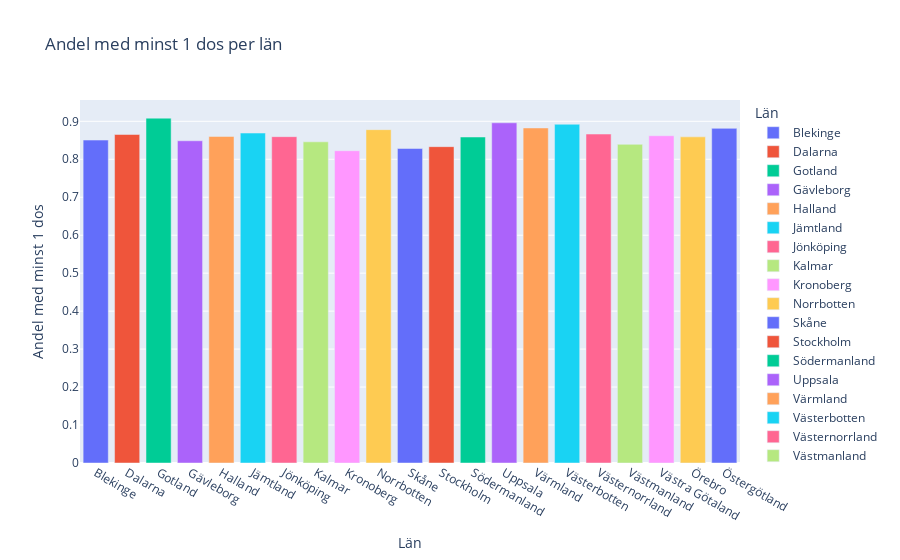

The cell this chart's notebook holds for it:
### Code cell
fig1 = px.bar(vaccin_län, x="Län_namn", y="Andel minst 1 dos", color= "Län_namn",
                 labels={"Län_namn": "Län", "Andel minst 1 dos": "Andel med minst 1 dos"},
                 title="Andel med minst 1 dos per län")

#plotly.offline.plot(fig1, filename="Visualiseringar/Andel med minst 1 dos per län.html")
fig1.show()
fig1.write_html(f"Visualiseringar/Andel med minst 1 dos per län.html")

### Figure 1 — Plotly figure (JSON) as saved in the notebook; plotly's stock layout.template omitted (floating-point values rounded to 4 significant figures)
{"data": [{"alignmentgroup": "True", "hovertemplate": "Län=%{x}<br>Andel med minst 1 dos=%{y}<extra></extra>", "legendgroup": "Blekinge", "marker": {"color": "#636efa", "pattern": {"shape": ""}}, "name": "Blekinge", "offsetgroup": "Blekinge", "orientation": "v", "showlegend": true, "textposition": "auto", "type": "bar", "x": ["Blekinge"], "xaxis": "x", "y": [0.8506], "yaxis": "y"}, {"alignmentgroup": "True", "hovertemplate": "Län=%{x}<br>Andel med minst 1 dos=%{y}<extra></extra>", "legendgroup": "Dalarna", "marker": {"color": "#EF553B", "pattern": {"shape": ""}}, "name": "Dalarna", "offsetgroup": "Dalarna", "orientation": "v", "showlegend": true, "textposition": "auto", "type": "bar", "x": ["Dalarna"], "xaxis": "x", "y": [0.8653], "yaxis": "y"}, {"alignmentgroup": "True", "hovertemplate": "Län=%{x}<br>Andel med minst 1 dos=%{y}<extra></extra>", "legendgroup": "Gotland", "marker": {"color": "#00cc96", "pattern": {"shape": ""}}, "name": "Gotland", "offsetgroup": "Gotland", "orientation": "v", "showlegend": true, "textposition": "auto", "type": "bar", "x": ["Gotland"], "xaxis": "x", "y": [0.9083], "yaxis": "y"}, {"alignmentgroup": "True", "hovertemplate": "Län=%{x}<br>Andel med minst 1 dos=%{y}<extra></extra>", "legendgroup": "Gävleborg", "marker": {"color": "#ab63fa", "pattern": {"shape": ""}}, "name": "Gävleborg", "offsetgroup": "Gävleborg", "orientation": "v", "showlegend": true, "textposition": "auto", "type": "bar", "x": ["Gävleborg"], "xaxis": "x", "y": [0.8487], "yaxis": "y"}, {"alignmentgroup": "True", "hovertemplate": "Län=%{x}<br>Andel med minst 1 dos=%{y}<extra></extra>", "legendgroup": "Halland", "marker": {"color": "#FFA15A", "pattern": {"shape": ""}}, "name": "Halland", "offsetgroup": "Halland", "orientation": "v", "showlegend": true, "textposition": "auto", "type": "bar", "x": ["Halland"], "xaxis": "x", "y": [0.8602], "yaxis": "y"}, {"alignmentgroup": "True", "hovertemplate": "Län=%{x}<br>Andel med minst 1 dos=%{y}<extra></extra>", "legendgroup": "Jämtland", "marker": {"color": "#19d3f3", "pattern": {"shape": ""}}, "name": "Jämtland", "offsetgroup": "Jämtland", "orientation": "v", "showlegend": true, "textposition": "auto", "type": "bar", "x": ["Jämtland"], "xaxis": "x", "y": [0.8691], "yaxis": "y"}, {"alignmentgroup": "True", "hovertemplate": "Län=%{x}<br>Andel med minst 1 dos=%{y}<extra></extra>", "legendgroup": "Jönköping", "marker": {"color": "#FF6692", "pattern": {"shape": ""}}, "name": "Jönköping", "offsetgroup": "Jönköping", "orientation": "v", "showlegend": true, "textposition": "auto", "type": "bar", "x": ["Jönköping"], "xaxis": "x", "y": [0.8596], "yaxis": "y"}, {"alignmentgroup": "True", "hovertemplate": "Län=%{x}<br>Andel med minst 1 dos=%{y}<extra></extra>", "legendgroup": "Kalmar", "marker": {"color": "#B6E880", "pattern": {"shape": ""}}, "name": "Kalmar", "offsetgroup": "Kalmar", "orientation": "v", "showlegend": true, "textposition": "auto", "type": "bar", "x": ["Kalmar"], "xaxis": "x", "y": [0.846], "yaxis": "y"}, {"alignmentgroup": "True", "hovertemplate": "Län=%{x}<br>Andel med minst 1 dos=%{y}<extra></extra>", "legendgroup": "Kronoberg", "marker": {"color": "#FF97FF", "pattern": {"shape": ""}}, "name": "Kronoberg", "offsetgroup": "Kronoberg", "orientation": "v", "showlegend": true, "textposition": "auto", "type": "bar", "x": ["Kronoberg"], "xaxis": "x", "y": [0.8225], "yaxis": "y"}, {"alignmentgroup": "True", "hovertemplate": "Län=%{x}<br>Andel med minst 1 dos=%{y}<extra></extra>", "legendgroup": "Norrbotten", "marker": {"color": "#FECB52", "pattern": {"shape": ""}}, "name": "Norrbotten", "offsetgroup": "Norrbotten", "orientation": "v", "showlegend": true, "textposition": "auto", "type": "bar", "x": ["Norrbotten"], "xaxis": "x", "y": [0.878], "yaxis": "y"}, {"alignmentgroup": "True", "hovertemplate": "Län=%{x}<br>Andel med minst 1 dos=%{y}<extra></extra>", "legendgroup": "Skåne", "marker": {"color": "#636efa", "pattern": {"shape": ""}}, "name": "Skåne", "offsetgroup": "Skåne", "orientation": "v", "showlegend": true, "textposition": "auto", "type": "bar", "x": ["Skåne"], "xaxis": "x", "y": [0.8285], "yaxis": "y"}, {"alignmentgroup": "True", "hovertemplate": "Län=%{x}<br>Andel med minst 1 dos=%{y}<extra></extra>", "legendgroup": "Stockholm", "marker": {"color": "#EF553B", "pattern": {"shape": ""}}, "name": "Stockholm", "offsetgroup": "Stockholm", "orientation": "v", "showlegend": true, "textposition": "auto", "type": "bar", "x": ["Stockholm"], "xaxis": "x", "y": [0.8332], "yaxis": "y"}, {"alignmentgroup": "True", "hovertemplate": "Län=%{x}<br>Andel med minst 1 dos=%{y}<extra></extra>", "legendgroup": "Södermanland", "marker": {"color": "#00cc96", "pattern": {"shape": ""}}, "name": "Södermanland", "offsetgroup": "Södermanland", "orientation": "v", "showlegend": true, "textposition": "auto", "type": "bar", "x": ["Södermanland"], "xaxis": "x", "y": [0.8587], "yaxis": "y"}, {"alignmentgroup": "True", "hovertemplate": "Län=%{x}<br>Andel med minst 1 dos=%{y}<extra></extra>", "legendgroup": "Uppsala", "marker": {"color": "#ab63fa", "pattern": {"shape": ""}}, "name": "Uppsala", "offsetgroup": "Uppsala", "orientation": "v", "showlegend": true, "textposition": "auto", "type": "bar", "x": ["Uppsala"], "xaxis": "x", "y": [0.8961], "yaxis": "y"}, {"alignmentgroup": "True", "hovertemplate": "Län=%{x}<br>Andel med minst 1 dos=%{y}<extra></extra>", "legendgroup": "Värmland", "marker": {"color": "#FFA15A", "pattern": {"shape": ""}}, "name": "Värmland", "offsetgroup": "Värmland", "orientation": "v", "showlegend": true, "textposition": "auto", "type": "bar", "x": ["Värmland"], "xaxis": "x", "y": [0.8825], "yaxis": "y"}, {"alignmentgroup": "True", "hovertemplate": "Län=%{x}<br>Andel med minst 1 dos=%{y}<extra></extra>", "legendgroup": "Västerbotten", "marker": {"color": "#19d3f3", "pattern": {"shape": ""}}, "name": "Västerbotten", "offsetgroup": "Västerbotten", "orientation": "v", "showlegend": true, "textposition": "auto", "type": "bar", "x": ["Västerbotten"], "xaxis": "x", "y": [0.8923], "yaxis": "y"}, {"alignmentgroup": "True", "hovertemplate": "Län=%{x}<br>Andel med minst 1 dos=%{y}<extra></extra>", "legendgroup": "Västernorrland", "marker": {"color": "#FF6692", "pattern": {"shape": ""}}, "name": "Västernorrland", "offsetgroup": "Västernorrland", "orientation": "v", "showlegend": true, "textposition": "auto", "type": "bar", "x": ["Västernorrland"], "xaxis": "x", "y": [0.8665], "yaxis": "y"}, {"alignmentgroup": "True", "hovertemplate": "Län=%{x}<br>Andel med minst 1 dos=%{y}<extra></extra>", "legendgroup": "Västmanland", "marker": {"color": "#B6E880", "pattern": {"shape": ""}}, "name": "Västmanland", "offsetgroup": "Västmanland", "orientation": "v", "showlegend": true, "textposition": "auto", "type": "bar", "x": ["Västmanland"], "xaxis": "x", "y": [0.8394], "yaxis": "y"}, {"alignmentgroup": "True", "hovertemplate": "Län=%{x}<br>Andel med minst 1 dos=%{y}<extra></extra>", "legendgroup": "Västra Götaland", "marker": {"color": "#FF97FF", "pattern": {"shape": ""}}, "name": "Västra Götaland", "offsetgroup": "Västra Götaland", "orientation": "v", "showlegend": true, "textposition": "auto", "type": "bar", "x": ["Västra Götaland"], "xaxis": "x", "y": [0.862], "yaxis": "y"}, {"alignmentgroup": "True", "hovertemplate": "Län=%{x}<br>Andel med minst 1 dos=%{y}<extra></extra>", "legendgroup": "Örebro", "marker": {"color": "#FECB52", "pattern": {"shape": ""}}, "name": "Örebro", "offsetgroup": "Örebro", "orientation": "v", "showlegend": true, "textposition": "auto", "type": "bar", "x": ["Örebro"], "xaxis": "x", "y": [0.859], "yaxis": "y"}, {"alignmentgroup": "True", "hovertemplate": "Län=%{x}<br>Andel med minst 1 dos=%{y}<extra></extra>", "legendgroup": "Östergötland", "marker": {"color": "#636efa", "pattern": {"shape": ""}}, "name": "Östergötland", "offsetgroup": "Östergötland", "orientation": "v", "showlegend": true, "textposition": "auto", "type": "bar", "x": ["Östergötland"], "xaxis": "x", "y": [0.8814], "yaxis": "y"}], "layout": {"barmode": "relative", "legend": {"title": {"text": "Län"}, "tracegroupgap": 0}, "title": {"text": "Andel med minst 1 dos per län"}, "xaxis": {"anchor": "y", "categoryarray": ["Blekinge", "Dalarna", "Gotland", "Gävleborg", "Halland", "Jämtland", "Jönköping", "Kalmar", "Kronoberg", "Norrbotten", "Skåne", "Stockholm", "Södermanland", "Uppsala", "Värmland", "Västerbotten", "Västernorrland", "Västmanland", "Västra Götaland", "Örebro", "Östergötland"], "categoryorder": "array", "domain": [0, 1], "title": {"text": "Län"}}, "yaxis": {"anchor": "x", "domain": [0, 1], "title": {"text": "Andel med minst 1 dos"}}}}
